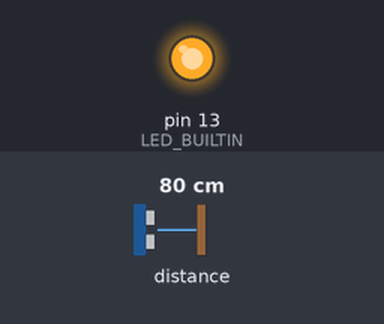
Recording of a sketch running on a simulated Teensy 4. On the bench: output pins drawn as LEDs (lit = HIGH). The test bench sets the inputs (shaded band); at power-on: distance to the obstacle 80 cm.

Above: at 0.15 s.
Timing chart, 0 to 130.0 s (numbered marks = the images above):
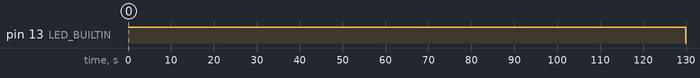

The sketch:

Distance-MIDI-Note-Pentatonic.ino
```cpp
#include "Adafruit_VL53L0X.h"

#include "Filter.h"

ExponentialFilter<long> FilterRange(90, 0);


const int channel = 1;
const int controllerA0 = 16;

#define LOWCC1 16
#define HIGHCC1 LOWCC1 + 32

int n0;
int previousA0 = -1;

Adafruit_VL53L0X lox = Adafruit_VL53L0X();

boolean debug = false;

int minValue = 20;
int maxValue = 350;


uint16_t pentatonicTable[54] = { 0,1,3,6,8,10,13,15,18,20,22,25,27,30,32,34,37,39,42,44,46,49,51,54,56,58,61,63,66,68,70,73,75,78,80,82,85,87,90,92,94,97,99,102,104,106,109,111,114,116,118,121,123,126 };

uint16_t mapPentatonic(uint16_t input) {
  uint8_t value = (input) / (maxValue/53);
  return (pentatonicTable[value]);
}

void setup() {
  pinMode(LED_BUILTIN, OUTPUT);
  if (debug) Serial.begin(115200);

  // wait until serial port opens for native USB devices
  if (debug) {
    while (! Serial) {
      delay(1);
    }
  }


  //if (debug) Serial.println("Adafruit VL53L0X test");
  if (!lox.begin()) {
    //if (debug) Serial.println(F("Failed to boot VL53L0X"));
    while (1) {
      digitalWrite(LED_BUILTIN, HIGH);
      delay(500);
      digitalWrite(LED_BUILTIN, LOW);
      delay(500);
    }
    // power
    //if (debug) Serial.println(F("VL53L0X API Simple Ranging example\n\n"));
  }
}
void loop() {
  digitalWrite(LED_BUILTIN, HIGH);
  VL53L0X_RangingMeasurementData_t measure;

  //Serial.print("Reading a measurement... ");
  lox.rangingTest(&measure, false); // pass in 'true' to get debug data printout!

  if (measure.RangeStatus != 4) {  // phase failures have incorrect data
    //if (debug) Serial.print("Distance (mm): ");
    //int n0 = measure.RangeMilliMeter;
    FilterRange.Filter(measure.RangeMilliMeter);

    n0 = FilterRange.Current();

    if (debug) Serial.println(n0);

    if (n0 != previousA0) {

      //14bit
      //usbMIDI.sendControlChange(HIGHCC1, FilterRange.Current() & 0x7F, 1);
      //usbMIDI.sendControlChange(LOWCC1, (FilterRange.Current() >> 7) & 0x7F, 1);
      if (n0 > minValue){
      usbMIDI.sendControlChange(controllerA0, map(n0, minValue, maxValue, 0, 127), channel);
      usbMIDI.sendNoteOn(mapPentatonic(n0), 100, channel);
      delay(10);
      usbMIDI.sendNoteOff(mapPentatonic(n0), 100, channel);
      }
      previousA0 = n0;
    }

  } else {
    //if (debug) Serial.println(" out of range ");
  }
  while (usbMIDI.read()); // read and discard any incoming MIDI messages
  digitalWrite(LED_BUILTIN, LOW);
  delay(5);
}
```

Measured:
- by itself, pin 13 (LED_BUILTIN): LOW → HIGH at 0.00 s, → LOW 130 s later
